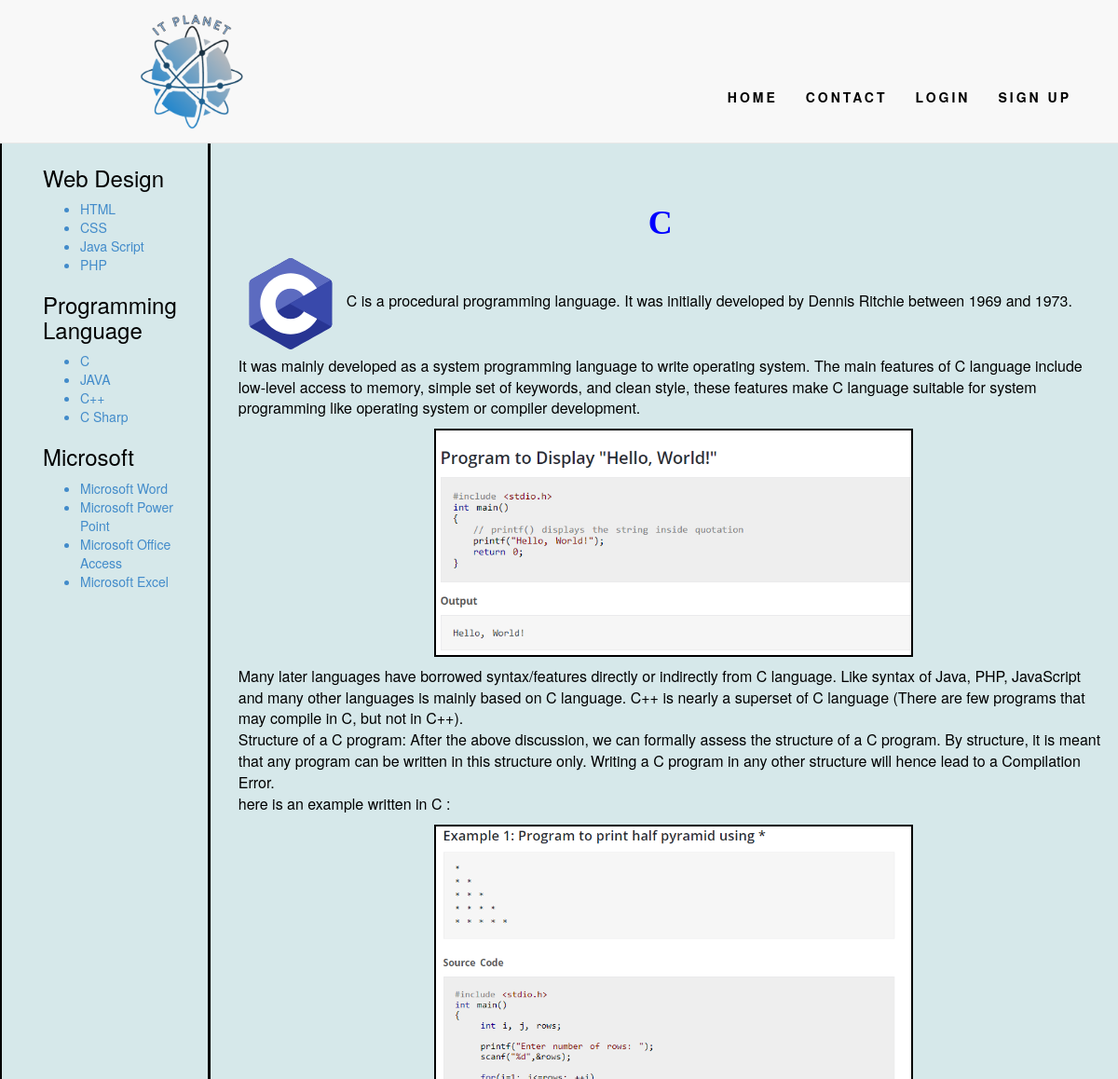
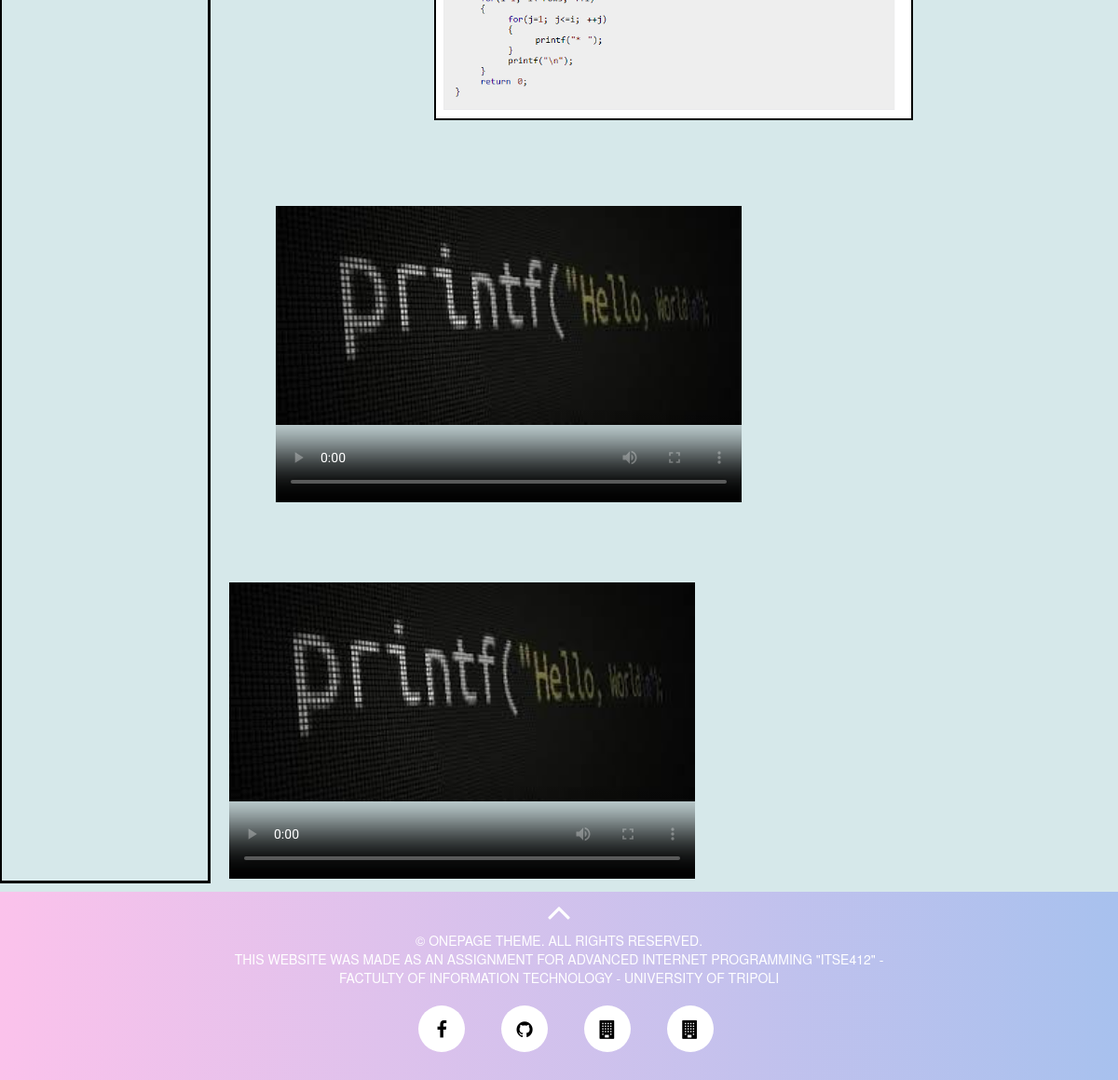
The app's page /courses/C.php with its own data (2 pictures, top to bottom).
### tables this page shows
CREATE TABLE IF NOT EXISTS `cursess` (
  `id_C` int(6) unsigned NOT NULL AUTO_INCREMENT,
  `nameC` varchar(30) NOT NULL,
  PRIMARY KEY (`id_C`)
);

CREATE TABLE IF NOT EXISTS `lecture` (
  `id_L` int(6) unsigned NOT NULL AUTO_INCREMENT,
  `id_C` int(6) NOT NULL,
  `nameL` varchar(30) NOT NULL,
  `logo` varchar(50) NOT NULL,
  `par1` text NOT NULL,
  `par2` text NOT NULL,
  `par3` varchar(100) NOT NULL,
  `img1` varchar(50) NOT NULL,
  `par4` text NOT NULL,
  `img2` varchar(50) NOT NULL,
  `vid1` varchar(50) NOT NULL,
  `vid2` varchar(50) NOT NULL,
  `poster` varchar(30) NOT NULL,
  PRIMARY KEY (`id_L`)
);

### courses/C.php (the view, shortened to what this page needs)
<?php
include "nav.php";
include "db.php";
?>
<!DOCTYPE html>
<html lang="en">
<body style="background-color:#d6e8ea; color:black">
<?php
include "admin.php";
?>
 <form method="post">
<div class="inline-container">
<div id="C">
 <?php
 $sql = "select id_C, nameC FROM Cursess;";
 $result = $conn->query($sql);
 ?>
 <?php if ($result->num_rows > 0) {
    while($row = $result->fetch_assoc()) {
      ?><div>
                  <h3><?php echo $row['nameC'];?></h3>
		</div>
	    <?php   $sql2 = "select * FROM lecture where id_C = " . $row['id_C'];
	    $lectures = $conn->query($sql2);?>
      <div>
		<ul>
		<?php
                if($lectures) {
                    while($lecture_row = $lectures->fetch_assoc()) {
                echo  '<a href="'.$lecture_row['nameL'].'.php"> <li > '.$lecture_row['nameL'].'</li></a>';
                    }
                }
                          ?>
		</ul>
	   </div>
<?php
	}
}
?>
</div>
<div class="courses1">
	<div class="courses">
	<?php
		$sqlget="SELECT * FROM lecture WHERE id_L=5;  ";
		$sqldata = $conn->query($sqlget);
		if ($sqldata->num_rows > 0) {
			while($row = $sqldata->fetch_assoc()) {
	?>
				<h1 class="Ctitle"> <?php echo $row['nameL']; ?></h1>
					<div class="Ccontainer">
						<img class="Clogo" src="../<?php echo $row['logo']; ?>"   alt="logo" height="100" width="150">
						<p class="firstp"> <?php echo $row['par1']; ?> </p>
						<img class="Cimg"  src="../<?php echo $row['img1']; ?>"   height="200" width="500">
						<p> <?php echo $row['par4']; ?>  </P>
						<img class="Cimg"  src="../<?php echo $row['img2']; ?>"  height="300" width="530">
					</div>
					<div class="videos">
						<video class="video1"  width="500px" height="400" controls poster="../<?php echo $row['poster']; ?>" >
							<source src="../<?php echo $row['vid1']; ?>" type="video/mp4">
						</video>
						<video class="video2"  width="500px" height="400" controls poster="../<?php echo $row['poster']; ?>" >
							<source src="../<?php echo $row['vid2']; ?>" type="video/mp4">
						</video>
					</div>
	<?php
			}
		}
	?>
</div>
</div>
</div>
</form>
 <?php
include 'footer.php';
?>
</body>
</html>

### courses/nav.php (shortened to what this page needs)
<!DOCTYPE html>
<html lang="en">
<head>
  <link href="../css/bootstrap.min.css" rel="stylesheet">
  <link href="../css/bootstrap.min.css" rel="stylesheet">
  <link rel="../stylesheet" href="css/font-awesome.min.css">
  <link href="../css/animate.min.css" rel="stylesheet">
  <link href="../css/animate.css" rel="stylesheet" />
  <link href="../css/prettyPhoto.css" rel="stylesheet">
  <link href="../css/style.css" rel="stylesheet">
  <link href="../css/style1.css" rel="stylesheet">
  <link href="courses.css" rel="stylesheet">
</head>
<body>
  <nav class="navbar navbar-default navbar-fixed-top">
        <div class="site-logo">
          <a href="../index.php" class="brand"><img src="../images/logo.png" style="    width: 15%;
    margin-top: -29px;
    margin-bottom: -29px; margin-left: 150px;"></a>
        </div>
		<div id="menu">
		<?php
		if(isset($_SESSION['u_email'])){
			if($_SESSION['u_type'] == 1){
				echo '<ul><li id="admen"><a href="#"><img  class="settings-logo" src="../images/icons8-settings.svg" width="50px" height="50px"></a></li></ul>';
			}
			if($_SESSION['u_type'] == 1 || $_SESSION['u_type'] == 0){
			echo
				'<ul class="nav navbar-nav navbar-right">
					<li><a href="../index.php">Home</a></li>
					<li><a href="#">courses</a>
						<ul>
							<li> <a href="../courses/Web Design.php">Web Design</a></li>
							<li> <a href="../courses/Programming Language.php" >Programming Language</a></li>
							<li> <a href="../courses/Microsoft.php" >Microsoft</a></li>
						</ul>
					</li>
				';
					if($_SESSION['u_type'] == 0){
						echo'<li><a href="../contact.php">contact</a></li>';
					}
					echo'<li>
							<form action="../mylogout.php" method="post" class="logout">
								<button class="logout" type="submit" name="logout" onclick="../mylogout.php">Logout</button>
							</form>
						</li>
				</ul>';
			}
		}
		else
		{
			echo
				'<ul class="nav navbar-nav navbar-right">
					<li><a href="../index.php">Home</a></li>
					<li><a href="../contact.php">contact</a></li>
					<li id="loginLink"><a  href="#">login</a></li>
					<li id="signuplink"><a href="#">sign up</a></li>
				</ul>';
		}
	?>
	</div>
  </nav>
</body>
</html>

### courses/db.php (shortened to what this page needs)
<!DOCTYPE html>
<html>
<head>
</head>
<body>
</body>
</html>

### courses/admin.php (shortened to what this page needs)
<!DOCTYPE html>
<html>
<head>
</head>
<body>
</body>
</html>

### courses/footer.php (shortened to what this page needs)
 <!DOCTYPE html>
<html lang="en">
<head>
  <link href="css/bootstrap.min.css" rel="stylesheet">
  <link href="css/bootstrap.min.css" rel="stylesheet">
  <link rel="stylesheet" href="css/font-awesome.min.css">
  <link href="css/animate.min.css" rel="stylesheet">
  <link href="css/animate.css" rel="stylesheet" />
  <link href="css/prettyPhoto.css" rel="stylesheet">
    <link href="https://stackpath.bootstrapcdn.com/font-awesome/4.7.0/css/font-awesome.min.css" rel="stylesheet">
    <link href="css/style1.css" rel="stylesheet"></head>
</head>
<body>
  <footer id="footer" class="midnight-blue">
            <a href="#top" class="scrollup"><i class="fa fa-angle-up fa-3x"></i></a>
          <div class="text">
          &copy; OnePage Theme. All Rights Reserved.<br>
        this website was made as an assignment for advanced internet programming "ITSE412" -<br> factulty of information technology - University of Tripoli
            <ul >
                <li><a id="f" href="https://www.facebook.com/ituot/"><i class="fa fa-facebook" title="facebook"></i></a></li>
                <li><a  id="f" href="https://github.com/RoaaIMashina/IT-PLANET"><i class="fa fa-github "title="GitHub"></i></a></li>
                <li><a id="f" href="http://uot.edu.ly/"><i class="fa fa-building"title="website"></i></a></li>
                <li><a id="f" href="http://it.uot.edu.ly/"><i class="fa fa-building"title="website"></i></a></li>
			 </ul>
            </div>
  </footer>
  </body>
</html>

### css/style.css (style rules this page uses)
body { width: 100%; height: 100%; font-family: 'Ek Mukta', sans-serif; font-weight: 300; color: #666; background-color: #fff; font-size: 16px; line-height: 1.6em; font-weight: 400; }
p { font-size:16px; }
.site-logo { margin-top:40px; margin-bottom:40px; float: left; }
.site-logo a.brand { color: #2487cd; font-size: 30px; font-family: 'Roboto', sans-serif; font-weight: 900; }
.navbar { margin-bottom: 0; }
.nav.navbar-nav { padding: 79px 50px 0px 0px; }
.navbar-fixed-top ul.nav li a, .logout { font-size: 14px; letter-spacing: 3px; color: #000; text-transform: uppercase; font-weight: 700; }
.navbar-fixed-top .nav li a { -webkit-transition: background .3s ease-in-out; -moz-transition: background .3s ease-in-out; transition: background .3s ease-in-out; }
#footer { padding-top: 30px; padding-bottom: 30px; color: #fff; background: #2487cd; }
#footer a { color: #fff; }
#footer ul { list-style: none; padding: 0; margin: 0; text-align:center; }
#footer ul > li { margin-top:20px; margin-bottom:30px; display: inline-block; margin-left: 15px; text-align:center; }
.midnight-blue { text-align:center; }
nav ul { float:right; }
nav ul li { list-style:none; float: right; float:right; position:relative; }

### css/style1.css (style rules this page uses)
#footer { position:relative; left: 0; width: 100%; margin-top:10px; background-image: linear-gradient(to right, #fbc2eb 0%, #a6c1ee 51%, #fbc2eb 100%); text-align: center-left; text-transform: uppercase; padding-bottom: 0; padding-top:0; background-size: 200% auto; }
.text { left: 50px; font-size:14px; color: white; left:30px; }
#f { width:50px; height :50px; background :#fff; fext-align:center; line-height:50px; font-size:20px; margin: 0 10px; display:block; border-radius:50px; overflow:hidden; border :3px colid #fff; z-index :1; }
ul li a .fa { position :relative; color:black; transition:3s; }
ul li a:before { contact:''; poition:absolute; }

### courses/courses.css (style rules this page uses)
.inline-container > div { display:inline-block; margin-top:110px; }
.inline-container { display:flex; }
#C { margin-right:0; margin: 143px 20px -1px -1px; border: solid; padding: 12px 33px 10px 44px; }
.courses { margin-top:110px; margin-right:10px; }
.firstp { display:inline; }
.Ccontainer { margin-left:10px; }
.Ctitle { margin-left:450px; font-weight:bold; color:blue; font-family : helvertica; margin-top:60px; }
.video1 { margin-left:50px; margin-bottom:0; }
.Clogo { margin-left:0; width:12%; height:12%; }
.Cimg { margin-top: 10px ; margin-bottom:10px; margin-left: auto; margin-right:auto; display:block; border:2px solid black; width:55%; height: 55%; }

### records on screen
cursess: nameC "Web Design"
lecture: nameL "HTML"
lecture: nameL "CSS"
lecture: nameL "Java Script"
lecture: nameL "PHP"
cursess: nameC "Programming Language"
lecture: nameL "C", logo (picture), par1 "C is a procedural programming language. It was initially developed by Dennis Ritchie between 1969 and 1973. It was mainly developed as a system programming language to write operating system. The main features of C language include low-level access to memory, simple set of keywords, and clean style, these features make C language suitable for system programming like operating system or compiler development.", img1 (picture), par4 "Many later languages have borrowed syntax/features directly or indirectly from C language. Like syntax of Java, PHP, JavaScript and many other languages is mainly based on C language. C++ is nearly a superset of C language (There are few programs that may compile in C, but not in C++). Structure of a C program: After the above discussion, we can formally assess the structure of a C program. By structure, it is meant that any program can be written in this structure only. Writing a C program in any other structure will hence lead to a Compilation Error. here is an example written in C :", img2 (picture)
lecture: nameL "JAVA"
lecture: nameL "C++"
lecture: nameL "C Sharp"
cursess: nameC "Microsoft"
lecture: nameL "Microsoft Word"
lecture: nameL "Microsoft Power Point"
lecture: nameL "Microsoft Office Access"
lecture: nameL "Microsoft Excel"
